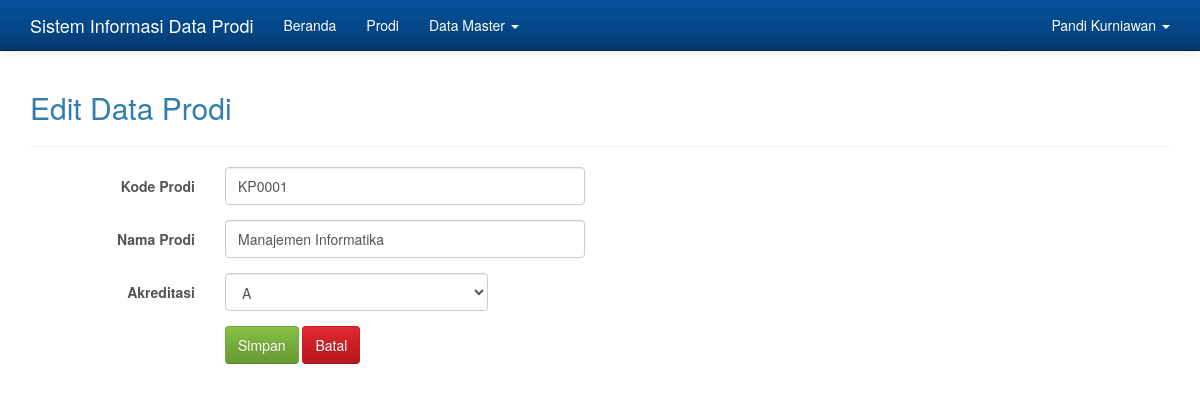
Page /admin/admin.php?hlm=prodi&aksi=edit&idprodi=13 (signed in) on the earlier database version.
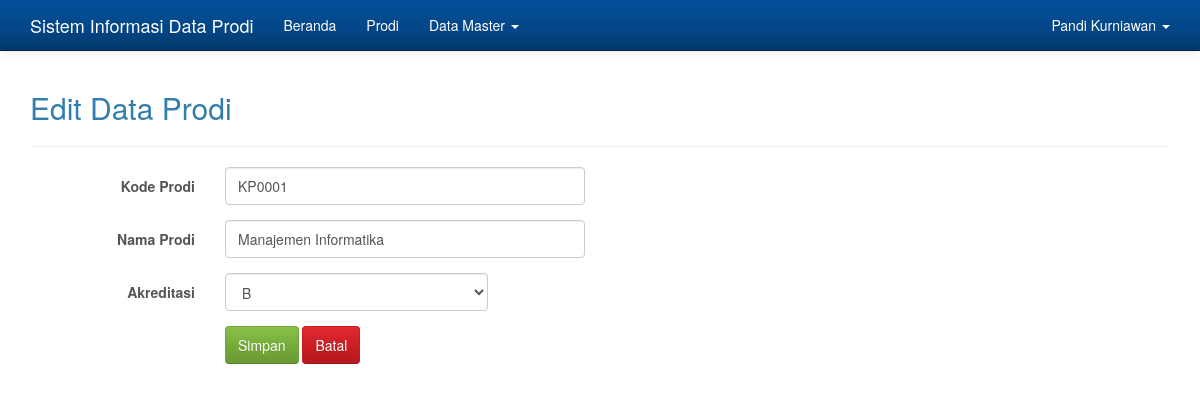
Same page on the later database version.
### tables this page shows
CREATE TABLE `dt_prodi` (
  `idprodi` int(11) NOT NULL,
  `kdprodi` varchar(6) NOT NULL,
  `nmprodi` varchar(70) NOT NULL,
  `akreditasi` enum('A','B','C','-') NOT NULL
);

### admin/prodi_edit.php (the view, shortened to what this page needs)
<?php
if( empty( $_SESSION['id_user'] ) ){
	$_SESSION['err'] = '<strong>ERROR!</strong> Anda harus login terlebih dahulu.';
	header('Location: ./');
	die();
} else {
	if( isset( $_REQUEST['submit'] )){
		$id_prodi = $_REQUEST['idprodi'];
		$kdprodi = $_REQUEST['kdprodi'];
		$nmprodi = $_REQUEST['nmprodi'];
		$akreditasi = $_REQUEST['akreditasi'];
		$sql = mysqli_query($koneksi, "UPDATE dt_prodi SET kdprodi='$kdprodi', nmprodi='$nmprodi', akreditasi='$akreditasi' WHERE idprodi='$id_prodi'");
		if($sql == true){
			header('Location: ./admin.php?hlm=prodi');
			die();
		} else {
			echo 'ERROR! Periksa penulisan querynya.';
		}
	} else {
		$id_prodi = $_REQUEST['idprodi'];
		$sql = mysqli_query($koneksi, "SELECT * FROM dt_prodi WHERE idprodi='$id_prodi'");
		while($row = mysqli_fetch_array($sql)){
?>
<h2>Edit Data Prodi</h2>
<hr>
<form method="post" action="" class="form-horizontal" role="form">
	<div class="form-group">
		<label for="kdprodi" class="col-sm-2 control-label">Kode Prodi</label>
		<div class="col-sm-4">
			<input type="text" class="form-control" id="kdprodi" value="<?php echo $row['kdprodi']; ?>" name="kdprodi" placeholder="Kode Prodi" required>
		</div>
	</div>
	<div class="form-group">
		<label for="nmprodi" class="col-sm-2 control-label">Nama Prodi</label>
		<div class="col-sm-4">
			<input type="text" class="form-control" id="nmprodi" value="<?php echo $row['nmprodi']; ?>" name="nmprodi" placeholder="Nama Prodi" required>
		</div>
	</div>
	<div class="form-group">
		<label for="akreditasi" class="col-sm-2 control-label">Akreditasi</label>
		<div class="col-sm-3">
			<select name="akreditasi" class="form-control" required>
				<option value="<?php echo $row['akreditasi']?>">
				<?php
					$akreditasi = $row['akreditasi'];
					if($akreditasi == "A"){
						echo 'A';
					}else if($akreditasi == "B"){
						echo 'B';
					}else if($akreditasi == "C"){
						echo 'C';
					}else {
						echo '-';
					}
				?>
				</option>
			</select>
		</div>
	</div>
	<div class="form-group">
		<div class="col-sm-offset-2 col-sm-10">
			<button type="submit" name="submit" class="btn btn-success">Simpan</button>
			<a href="./admin.php?hlm=prodi" class="btn btn-danger">Batal</a>
		</div>
	</div>
</form>
<?php
	}
	}
}
?>

Differences in the rows shown:
changed dt_prodi "KP0001": akreditasi "A" → "B"
